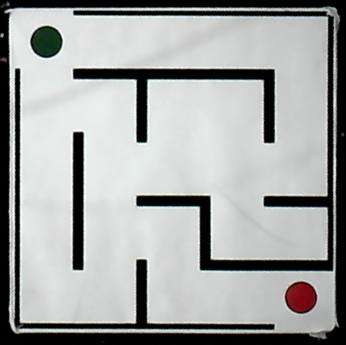
#> input picture maze_warp.png, 346 x 345 px, found by its file name
$ python 03_maze_circles_and_grid.py
#> lines starting #> are read from the running program, lines starting #| are printed output that depends on the picture; after the words box and inside, x2 and y2 are one past the last pixel; in counts of white or black regions, pixels touching at a corner belong together
# [266 lines of commented-out code are left out]
import argparse
import sys
import json
import numpy as np
import cv2

# ---------------- Circle color detection ----------------

def detect_color(frame, center, radius):
    mask = np.zeros(frame.shape[:2], dtype=np.uint8)
    cv2.circle(mask, (int(center[0]), int(center[1])), int(max(1.0, radius * 0.8)), 255, -1)
    hsv = cv2.cvtColor(frame, cv2.COLOR_BGR2HSV)
    H, S, V = cv2.split(hsv)
    H = H[mask == 255]
    S = S[mask == 255]
    V = V[mask == 255]
    valid = (S > 50) & (V > 50)
    H = H[valid]
    if len(H) == 0:
        return "green"
    red_mask = ((H <= 10) | (H >= 170))
    green_mask = ((H >= 35) & (H <= 85))
    red_ratio = np.sum(red_mask) / len(H) if len(H) > 0 else 0.0
    green_ratio = np.sum(green_mask) / len(H) if len(H) > 0 else 0.0
    if red_ratio > green_ratio and red_ratio > 0.1:
        return "red"
    elif green_ratio > red_ratio and green_ratio > 0.1:
        return "green"
    else:
        return "unknown"

def detect_circles_and_overlay(img_bgr, out_path):
    frame = img_bgr.copy()
    gray = cv2.cvtColor(frame, cv2.COLOR_BGR2GRAY)
    gray = cv2.medianBlur(gray, 5)
    circles = cv2.HoughCircles(gray, cv2.HOUGH_GRADIENT, dp=1, minDist=50,
                               param1=50, param2=30, minRadius=10, maxRadius=100)
    results = []
    if circles is not None:
        circles = np.uint16(np.around(circles))
        circles = circles[0].astype(np.float32)
        circles = circles[np.argsort(circles[:, 0])]
        for (u, v, r) in circles:
            color = detect_color(frame, (u, v), r)
            results.append({
                "center": [float(u), float(v)],
                "radius": float(r),
                "color": color
            })
            cv2.circle(frame, (int(u), int(v)), int(r), (0, 255, 0), 2)
            cv2.circle(frame, (int(u), int(v)), 2, (0, 255, 0), 3)
            cv2.putText(frame, color, (int(u) + 10, int(v) - 10),
                        cv2.FONT_HERSHEY_SIMPLEX, 0.6, (255, 255, 255), 2, cv2.LINE_AA)
    cv2.imwrite(out_path, frame)
    return results

# ---------------- Grid + walls ----------------

def binarize_walls(gray: np.ndarray, adaptive: bool) -> np.ndarray:
    if adaptive:
        block = 35 if min(gray.shape[:2]) > 400 else 21
        th = cv2.adaptiveThreshold(gray, 255, cv2.ADAPTIVE_THRESH_MEAN_C,
                                   cv2.THRESH_BINARY_INV, block, 5)
    else:
        _, th = cv2.threshold(gray, 0, 255, cv2.THRESH_BINARY_INV + cv2.THRESH_OTSU)
    return th

def morph(mask: np.ndarray, k_open: int, k_close: int) -> np.ndarray:
    m = mask.copy()
    if k_open > 0:
        ko = cv2.getStructuringElement(cv2.MORPH_RECT, (2*k_open+1, 2*k_open+1))
        m = cv2.morphologyEx(m, cv2.MORPH_OPEN, ko, iterations=1)
    if k_close > 0:
        kc = cv2.getStructuringElement(cv2.MORPH_RECT, (2*k_close+1, 2*k_close+1))
        m = cv2.morphologyEx(m, cv2.MORPH_CLOSE, kc, iterations=1)
    return m

def draw_grid_lines(img: np.ndarray, grid: int) -> np.ndarray:
    out = img.copy()
    h, w = out.shape[:2]
    color = (255, 255, 255)
    for y in range(0, h, grid):
        cv2.line(out, (0, y), (w-1, y), color, 1)
    for x in range(0, w, grid):
        cv2.line(out, (x, 0), (x, h-1), color, 1)
    return out

def draw_grid_with_values(img: np.ndarray, grid: int, values_mat: np.ndarray,
                          font_scale: float, thickness: int) -> np.ndarray:
    out = draw_grid_lines(img, grid)
    h, w = out.shape[:2]
    gh, gw = values_mat.shape
    for gy in range(gh):
        y0 = gy * grid
        y1 = min((gy + 1) * grid, h)
        cy = int((y0 + y1) / 2)
        for gx in range(gw):
            x0 = gx * grid
            x1 = min((gx + 1) * grid, w)
            cx = int((x0 + x1) / 2)
            text = str(int(values_mat[gy, gx]))
            cv2.putText(out, text, (cx-6, cy+5), cv2.FONT_HERSHEY_SIMPLEX,
                        font_scale, (0,0,0), thickness+2, cv2.LINE_AA)
            cv2.putText(out, text, (cx-6, cy+5), cv2.FONT_HERSHEY_SIMPLEX,
                        font_scale, (255,255,255), thickness, cv2.LINE_AA)
    return out

# ---------------- Main ----------------

def main():
    ap = argparse.ArgumentParser()
    ap.add_argument("--input", default = "part_2_maze_solution/maze_warp.png")
    ap.add_argument("--grid", type=int, default=25)
    ap.add_argument("--adaptive", type=int, default=0)
    ap.add_argument("--blur", type=int, default=5)
    ap.add_argument("--open", type=int, default=0)
    ap.add_argument("--close", type=int, default=0)
    ap.add_argument("--threshold", type=float, default=10.0)

    ap.add_argument("--circles-overlay-out", default="part_2_maze_solution/circles_overlay.png")
    ap.add_argument("--grid-overlay-out", default="part_2_maze_solution/grid_overlay.png")
    ap.add_argument("--grid-overlay-annot-out", default="part_2_maze_solution/grid_overlay_annot.png")
    ap.add_argument("--walls-mask-out", default="part_2_maze_solution/walls_mask.png")
    ap.add_argument("--json-out", default="part_2_maze_solution/result.json")

    ap.add_argument("--font-scale", type=float, default=0.4)
    ap.add_argument("--thickness", type=int, default=1)

    args = ap.parse_args()

    img = cv2.imread(args.input, cv2.IMREAD_COLOR)
#> img is the input picture: shape (345, 346, 3); mean B, G, R 163.6, 164.8, 162.3
    if img is None:
        print(f"Error: cannot read image '{args.input}'", file=sys.stderr)
        sys.exit(1)

    grid = max(1, args.grid)

    # 1. Detect circles
    circles_info = detect_circles_and_overlay(img, args.circles_overlay_out)
#> in detect_circles_and_overlay, `circles = cv2.HoughCircles(gray, cv2.HOUGH_GRADIENT, dp=1, minDist=50,..`: circles = [[45.5, 41.5, 15.4], [300.5, 296.5, 15.6]]
#> in detect_circles_and_overlay, `circles = np.uint16(np.around(circles))`: circles = [[46, 42, 15], [300, 296, 16]]
#> the loop in detect_circles_and_overlay, `for (u, v, r) in circles:` made 2 passes
#> (u, v, r, red_ratio in detect_color, green_ratio in detect_color, color) on passes 1 to 2: (46, 42, 15, 0, 1, 'green'), (300, 296, 16, 1, 0, 'red')
#> pass 1, in detect_color, `H, S, V = cv2.split(hsv)`:
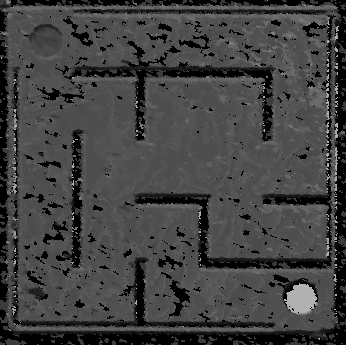
#> H: shape (345, 346); min 0, max 179, mean 66.3
#> pass 1, in detect_color, `H, S, V = cv2.split(hsv)`:
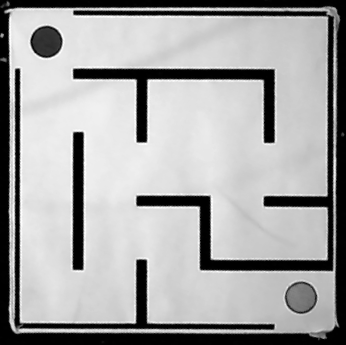
#> V: shape (345, 346); min 0, max 255, mean 165.9
#> after the loop in detect_circles_and_overlay, `for (u, v, r) in circles:`:
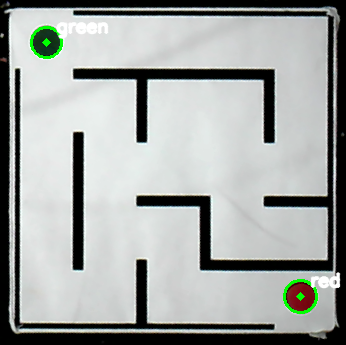
#> frame: shape (345, 346, 3); 1.35% of pixels changed, all inside (x1, y1, x2, y2) = (30, 22, 341, 314)
#> after the loop in detect_circles_and_overlay, `for (u, v, r) in circles:`: results = 2 items
#> circles_info = 2 items

    # 2a. Grid overlay
    grid_overlay = draw_grid_lines(img, grid)
#> after the loop in draw_grid_lines, `for y in range(0, h, grid):`: out: shape (345, 346, 3); 4.06% of pixels changed, all inside (x1, y1, x2, y2) = (0, 0, 346, 326)
#> after the loop in draw_grid_lines, `for x in range(0, w, grid):`:
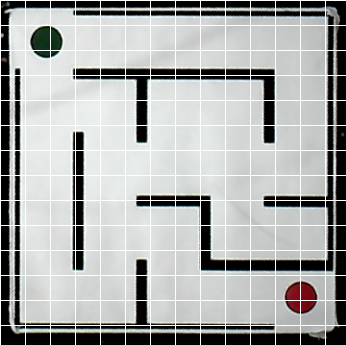
#> out: shape (345, 346, 3); mean B, G, R 171.4, 172.5, 170.2
    cv2.imwrite(args.grid_overlay_out, grid_overlay)

    # 2b. Walls mask
    gray = cv2.cvtColor(img, cv2.COLOR_BGR2GRAY)
    if args.blur > 0:
        k = max(1, args.blur | 1)
        gray = cv2.medianBlur(gray, k)
    walls_mask = binarize_walls(gray, adaptive=bool(args.adaptive))
#> in binarize_walls, `_, th = cv2.threshold(gray, 0, 255, cv2.THRESH_BINARY_INV + cv2.THRESH..`:
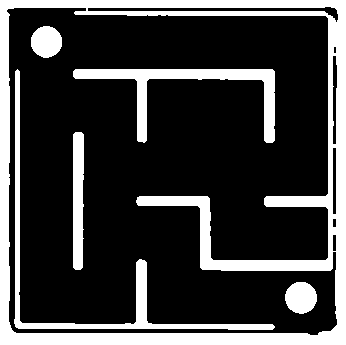
#> th: shape (345, 346); 24.4% white; 6 white regions, box (x1, y1, x2, y2) and area: (0, 0, 346, 345) 19322, (73, 69, 275, 143) 3389, (14, 69, 275, 330) 3383, (73, 132, 84, 270) 1420, (285, 282, 317, 314) 801, (31, 26, 62, 58) 779
    walls_mask = morph(walls_mask, k_open=max(0, args.open), k_close=max(0, args.close))

    # RASE walls where circles are
    for c in circles_info:
        cx, cy = int(c["center"][0]), int(c["center"][1])
        r = int(c["radius"] * 1.2)
        cv2.circle(walls_mask, (cx, cy), r, 0, -1)  # set to 0 (non-wall)
#> this loop made 2 passes
#> (c, cx, cy, r) on passes 1 to 2: ({'center': [46, 42], 'radius': 15, 'color': 'green'}, 46, 42, 18), ({'center': [300, 296], 'radius': 16, 'color': 'red'}, 300, 296, 19)
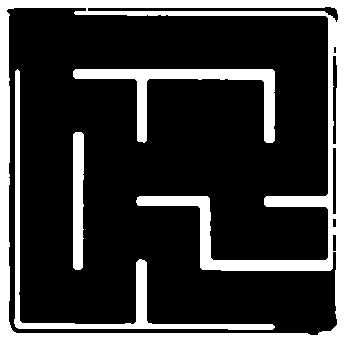
#> walls_mask: shape (345, 346); 23% white; 4 white regions, box (x1, y1, x2, y2) and area: (0, 0, 346, 345) 19322, (73, 69, 275, 143) 3389, (14, 69, 275, 330) 3383, (73, 132, 84, 270) 1420

    cv2.imwrite(args.walls_mask_out, walls_mask)

    # 2c. Build grid cells
    h, w = walls_mask.shape[:2]
#> h = 345; w = 346
    gh = (h + grid - 1) // grid
#> gh = 14
    gw = (w + grid - 1) // grid
#> gw = 14
    values_mat = np.zeros((gh, gw), dtype=np.uint8)
    cells = []
    for gy in range(gh):
        y0 = gy * grid
        y1 = min((gy + 1) * grid, h)
        cy = int((y0 + y1) / 2)
        for gx in range(gw):
            x0 = gx * grid
            x1 = min((gx + 1) * grid, w)
            cx = int((x0 + x1) / 2)
            blk = walls_mask[y0:y1, x0:x1]
            wall_pct = (blk > 0).mean() * 100.0 if blk.size > 0 else 0.0
            value = 0 if wall_pct >= args.threshold else 1
            values_mat[gy, gx] = value
            cells.append({
                "row": int(gy),
                "col": int(gx),
                "value": int(value),
                "center_px": [int(cx), int(cy)]
            })
#> after the loop, cells = 196 items

    # 2d. Annotated grid
    grid_overlay_annot = draw_grid_with_values(img, grid, values_mat, args.font_scale, args.thickness)
#> after the loop in draw_grid_with_values, `for gy in range(gh):`:
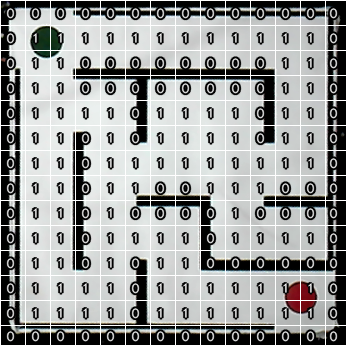
#> out: shape (345, 346, 3); 18.45% of pixels changed, all inside (x1, y1, x2, y2) = (4, 6, 339, 343)
    cv2.imwrite(args.grid_overlay_annot_out, grid_overlay_annot)

    # 3. Write JSON
    meta = {
        "input": args.input,
        "circles_overlay_path": args.circles_overlay_out,
        "grid_size_px": grid,
        "grid_rows": int(gh),
        "grid_cols": int(gw),
        "threshold_percent": args.threshold,
        "grid_overlay_path": args.grid_overlay_out,
        "grid_overlay_annot_path": args.grid_overlay_annot_out,
        "walls_mask_path": args.walls_mask_out,
        "circles": circles_info,
        "cells": cells
    }
    with open(args.json_out, "w") as f:
        json.dump(meta, f, indent=2)

    print(f"Circles overlay saved to: {args.circles_overlay_out}")
    print(f"Grid overlay saved to: {args.grid_overlay_out}")
    print(f"Walls mask saved to: {args.walls_mask_out}")
    print(f"Annotated grid overlay saved to: {args.grid_overlay_annot_out}")
    print(f"JSON saved to: {args.json_out}")
    print("Legend: cell value 1 = path, 0 = wall")

if __name__ == "__main__":
    main()
